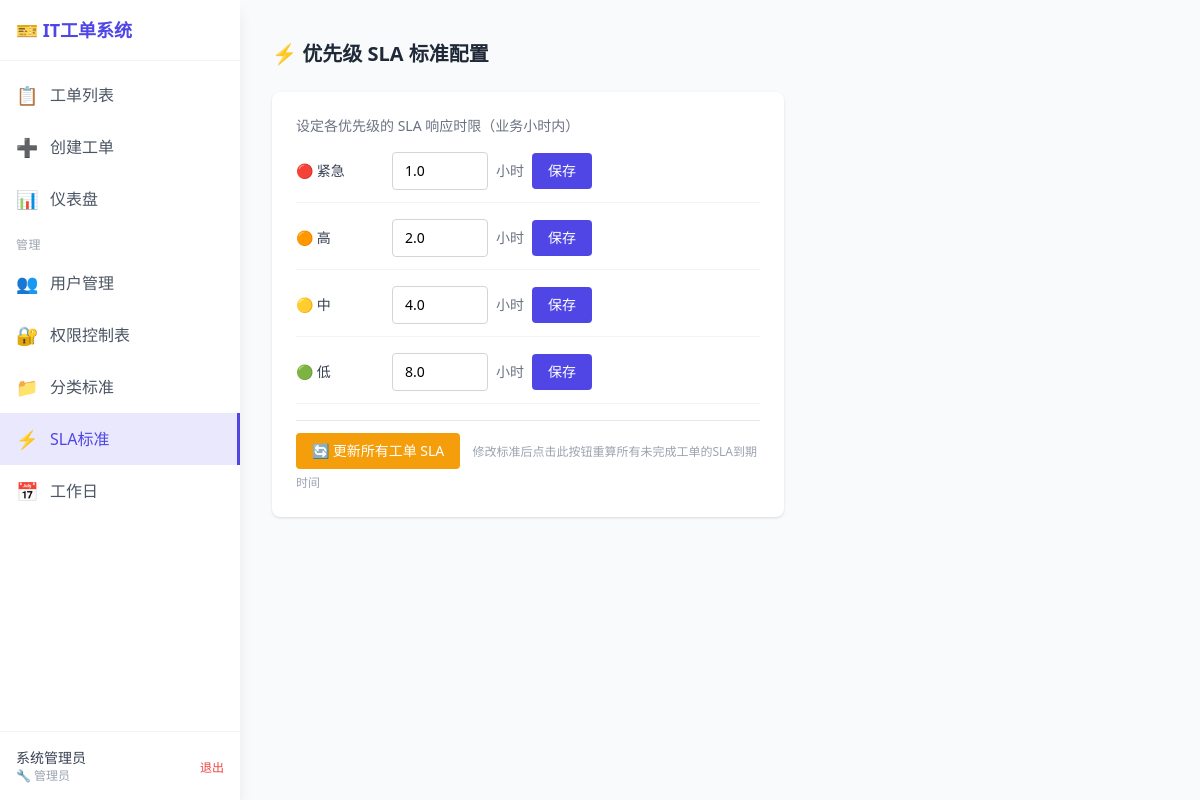
The app's page /admin/priorities (signed in) with its own data.
### app/models/user.py (models this page shows, shortened)
class User(Base):
    __tablename__ = "users"
    id: Mapped[int] = mapped_column(Integer, primary_key=True, autoincrement=True)
    username: Mapped[str] = mapped_column(String(50), unique=True, nullable=False, index=True)
    email: Mapped[Optional[str]] = mapped_column(String(255), nullable=True)
    password_hash: Mapped[str] = mapped_column(String(255), nullable=False)
    display_name: Mapped[str] = mapped_column(String(100), nullable=False)
    role: Mapped[str] = mapped_column(String(20), nullable=False, default="end_user")
    is_active: Mapped[bool] = mapped_column(Boolean, default=True)
    created_at: Mapped[datetime] = mapped_column(
        DateTime(timezone=True), default=lambda: now()
    )
    updated_at: Mapped[Optional[datetime]] = mapped_column(
        DateTime(timezone=True), nullable=True, onupdate=lambda: now()
    )

### app/models/priority_config.py (models this page shows)
class PriorityConfig(Base):
    __tablename__ = "priority_config"
    priority: Mapped[str] = mapped_column(
        String(20), primary_key=True
    )  # urgent, high, medium, low
    label: Mapped[str] = mapped_column(
        String(50), nullable=False
    )  # 紧急, 高, 中, 低
    hours: Mapped[float] = mapped_column(
        Float, nullable=False, default=4.0
    )  # SLA hours
    sort_order: Mapped[int] = mapped_column(
        Integer, default=0
    )

### app/routers/admin.py (the view)
@router.get("/priorities", response_class=HTMLResponse)
async def admin_priorities(
    request: Request,
    db: AsyncSession = Depends(get_db),
    current_user: User = Depends(require_admin),
):
    priorities = await priority_service.get_all_priorities(db)
    ctx = template_context(request, current_user, priorities=priorities)
    return templates.TemplateResponse("admin/priorities.html", ctx)

### app/templates/admin/priorities.html (shortened to what this page needs)
{% extends "base.html" %}
{% block content %}
<div class="px-8 py-6">
    <h2 class="text-xl font-bold text-gray-800 mb-6">⚡ 优先级 SLA 标准配置</h2>
    <div class="bg-white rounded-lg shadow p-6 max-w-lg">
        <p class="text-sm text-gray-500 mb-4">设定各优先级的 SLA 响应时限（业务小时内）</p>
        {% for p in priorities %}
        <form method="POST" action="/admin/priorities/save" class="mb-0">
            <div class="flex items-center gap-4 mb-4 pb-3 border-b border-gray-100">
                <div class="w-20 text-sm font-medium text-gray-700">
                    {% if p.priority == '紧急' %}🔴 紧急
                    {% elif p.priority == '高' %}🟠 高
                    {% elif p.priority == '中' %}🟡 中
                    {% else %}🟢 低{% endif %}
                </div>
                <div class="flex items-center gap-2">
                    <input type="number" name="hours" value="{{ p.hours }}"
                           step="0.5" min="0.5" max="168"
                           class="w-24 px-3 py-2 border border-gray-300 rounded text-sm focus:outline-none focus:ring-2 focus:ring-indigo-500">
                    <span class="text-sm text-gray-500">小时</span>
                    <button type="submit" class="px-4 py-2 bg-indigo-600 text-white text-sm rounded hover:bg-indigo-700">保存</button>
                </div>
            </div>
        </form>
        {% endfor %}
        <form method="POST" action="/admin/priorities/recalculate" class="mt-4 pt-3 border-t border-gray-200">
            <button type="submit" class="px-4 py-2 bg-amber-500 text-white text-sm rounded hover:bg-amber-600">
                🔄 更新所有工单 SLA
            </button>
            <span class="ml-2 text-xs text-gray-400">修改标准后点击此按钮重算所有未完成工单的SLA到期时间</span>
        </form>
    </div>
</div>
{% endblock %}

### app/templates/base.html (shortened to what this page needs)
<!DOCTYPE html>
<html lang="zh-CN">
<head>
    <script src="/static/tailwind.min.js"></script>
</head>
<body class="bg-gray-50 min-h-screen flex">
    {% if current_user %}
    <nav class="w-60 bg-white shadow-lg h-screen fixed left-0 top-0 flex flex-col z-10">
        <div class="p-4 border-b border-gray-100">
            <h1 class="text-lg font-bold text-indigo-600">🎫 IT工单系统</h1>
        </div>
        <div class="flex-1 py-2 overflow-y-auto">
            <a href="/tickets" class="flex items-center px-4 py-3 text-gray-600 hover:bg-gray-50 {% if request.url.path == '/tickets' %}sidebar-active{% endif %}">
                <span class="text-lg mr-3">📋</span> <span>工单列表</span>
            </a>
            <a href="/tickets/new" class="flex items-center px-4 py-3 text-gray-600 hover:bg-gray-50 {% if request.url.path == '/tickets/new' %}sidebar-active{% endif %}">
                <span class="text-lg mr-3">➕</span> <span>创建工单</span>
            </a>
            {% if current_user.is_staff %}
            <a href="/dashboard" class="flex items-center px-4 py-3 text-gray-600 hover:bg-gray-50 {% if request.url.path == '/dashboard' %}sidebar-active{% endif %}">
                <span class="text-lg mr-3">📊</span> <span>仪表盘</span>
            </a>
            {% endif %}
            {% if current_user.is_admin %}
            <div class="px-4 pt-3 pb-1 text-xs text-gray-400 uppercase tracking-wider">管理</div>
            <a href="/admin/users" class="flex items-center px-4 py-3 text-gray-600 hover:bg-gray-50 {% if '/admin/users' in request.url.path %}sidebar-active{% endif %}">
                <span class="text-lg mr-3">👥</span> <span>用户管理</span>
            </a>
            <a href="/admin/permissions" class="flex items-center px-4 py-3 text-gray-600 hover:bg-gray-50 {% if '/admin/permissions' in request.url.path %}sidebar-active{% endif %}">
                <span class="text-lg mr-3">🔐</span> <span>权限控制表</span>
            </a>
            <a href="/admin/categories" class="flex items-center px-4 py-3 text-gray-600 hover:bg-gray-50 {% if '/admin/categories' in request.url.path %}sidebar-active{% endif %}">
                <span class="text-lg mr-3">📁</span> <span>分类标准</span>
            </a>
            <a href="/admin/priorities" class="flex items-center px-4 py-3 text-gray-600 hover:bg-gray-50 {% if '/admin/priorities' in request.url.path %}sidebar-active{% endif %}">
                <span class="text-lg mr-3">⚡</span> <span>SLA标准</span>
            </a>
            <a href="/admin/workdays" class="flex items-center px-4 py-3 text-gray-600 hover:bg-gray-50 {% if '/admin/workdays' in request.url.path %}sidebar-active{% endif %}">
                <span class="text-lg mr-3">📅</span> <span>工作日</span>
            </a>
            {% endif %}
        </div>
        <div class="border-t border-gray-100 p-4">
            <div class="flex items-center justify-between">
                <div class="text-sm">
                    <div class="font-medium text-gray-700">{{ current_user.display_name }}</div>
                    <div class="text-xs text-gray-400">
                        {% if current_user.role == 'admin' %}🔧 管理员
                        {% elif current_user.role == 'it_staff' %}💻 IT人员
                        {% else %}👤 用户
                        {% endif %}
                    </div>
                </div>
                <form action="/auth/logout" method="POST">
                    <button type="submit" class="text-xs text-red-500 hover:text-red-700">退出</button>
                </form>
            </div>
        </div>
    </nav>
    {% endif %}
    <div class="ml-60 flex-1 pt-4">
        {% block content %}{% endblock %}
    </div>
</body>
</html>

### app/templates/base.html (style rules this page uses)
.sidebar-active { background-color: rgba(79, 70, 229, 0.12); border-right: 3px solid #4F46E5; }
.sidebar-active span { color: #4F46E5; }

### records on screen
User: display_name "系统管理员"
PriorityConfig: shows "🔴 紧急", hours "1.0"
PriorityConfig: shows "🟠 高", hours "2.0"
PriorityConfig: shows "🟡 中", hours "4.0"
PriorityConfig: shows "🟢 低", hours "8.0"
